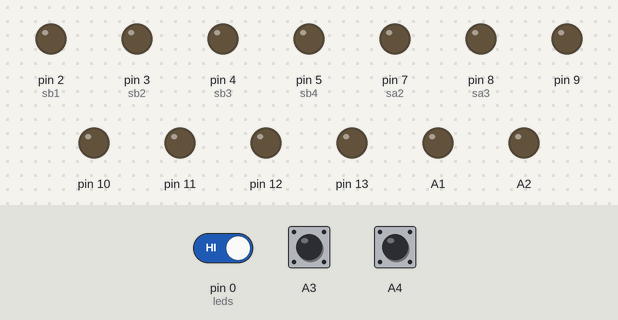
Bench run of a sketch on a simulated Arduino Uno, built with avr-gcc and run on an emulated ATmega328P. Parts: output pins drawn as LEDs (lit = HIGH). Dashed ring = blinking. The test bench sets the inputs (shaded band); at power-on: pin 0 (leds) HIGH, A3 HIGH, A4 HIGH.

Above: at 1.2 s.
1.3 s: pin 0 (leds) driven LOW
At 1.67 s:
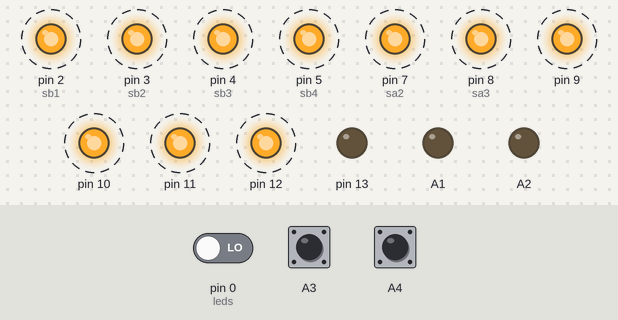
4.3 s: A3 pulled LOW for 0.15 s
7.4 s: A4 pulled LOW for 1 s
11.4 s: A3 pulled LOW for 1 s
At 12.9 s:
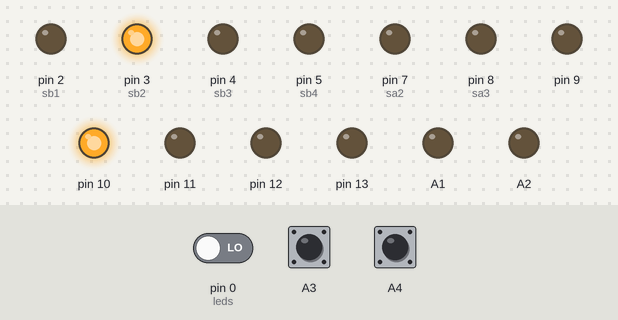
15.4 s: A4 pulled LOW for 3.2 s
At 16.9 s:
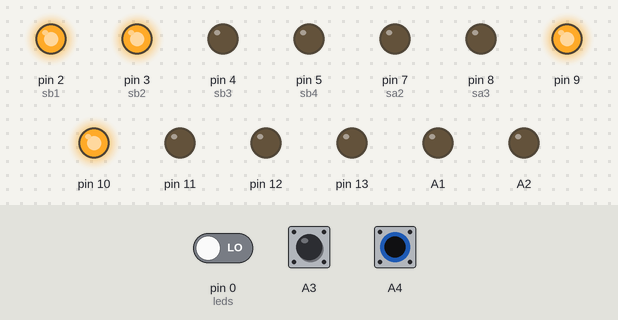
21.3 s: A4 pulled LOW for 0.15 s
At 22.68 s:
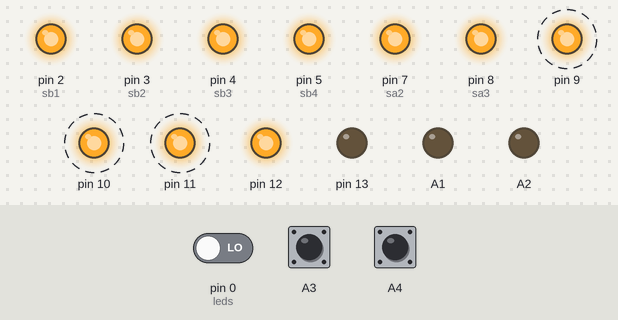
Timing chart, 0 to 25.4 s (numbered marks = the images above; inputs shaded):
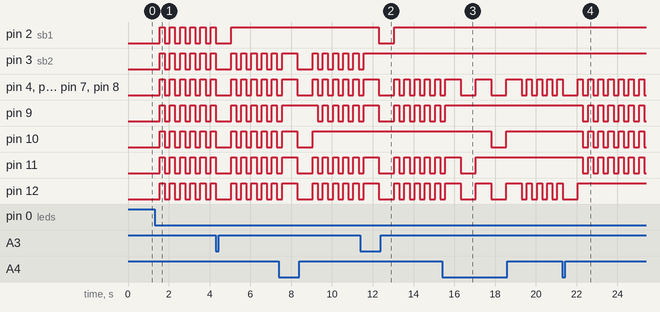

The sketch:

binary-clock.ino
```cpp
/******************************************************
An open-source binary clock for Arduino.

Customized by Justin Rains

Web: http://justinrains.com
GitHub: https://github.com/justinrains/binary-clock
Hire me? justinrains.com
Twitter: @justinrains

New: Working on an Arduino Uno CNC!!
I'll post the code and pics.
I need 2 more CD-ROMS. I would rather not pay for them.

It doesn't seem like a lot. Just 2 CD/DVD-ROMS.
Help a maker? I'd give you props at the 2017 Dayton MMF!
I'm accepted!ßß

******************************************************/

int second=0, minute=0, hour=0; //start the time on 00:00:00
int munit = 0;
int hunit = 0;
int valm=0;
int valh=0;
int ledstats = 0;
int i= 0;
boolean light = 1;

void setup() { //set outputs and inputs
//  Serial.begin(9600); // for debugging

  pinMode(2, OUTPUT); //sb1
  pinMode(3, OUTPUT); //sb2
  pinMode(4, OUTPUT); //sb3
  pinMode(5, OUTPUT); //sb4
  pinMode(7, OUTPUT); //sa2
  pinMode(8, OUTPUT); //sa3

  pinMode(9, OUTPUT);
  pinMode(10, OUTPUT);
  pinMode(11, OUTPUT);
  pinMode(12, OUTPUT);

  pinMode(13, OUTPUT);
  pinMode(A1, OUTPUT);
  pinMode(A2, OUTPUT);

  pinMode(A3, INPUT);
  pinMode(A4, INPUT);

  digitalWrite(A3, HIGH); // seconds
  digitalWrite(A4, HIGH); // hours

  pinMode(0, INPUT);
}

void loop() {
  static unsigned long lastTick = 0; // set up a local variable to hold the last time we moved forward one second
  // (static variables are initialized once and keep their values between function calls)
  // move forward one second every 1000 milliseconds

  if (millis() - lastTick >= 1000) { // set to 1000 for production
    lastTick = millis();
    second++;
  }

// move forward one minute every 60 seconds
if (second >= 60) {
  minute++;
  second = 0; // reset seconds to zero
}

// move forward one hour every 60 minutes
if (minute >=60) {
  hour++;
  minute = 0; // reset minutes to zero
}

if (hour >=24) {
  hour=0;
  minute = 0; // reset minutes to zero
}

  munit = minute%10; //sets the variable munit and hunit for the unit digits
  hunit = hour%10;

  ledstats = digitalRead(0);  // read input value, for setting leds off, but keeping count
  if (ledstats == LOW) {
    light=!light;
    delay(250);
  }

    if (light == LOW) {
      for (i=2;i<=12;i++) {
        digitalWrite(i, HIGH);
      }
    } else  {
  //minutes units
    if (munit == 0) {digitalWrite(1, LOW);}
    if (munit == 1 || munit == 3 || munit == 5 || munit == 7 || munit == 9) {  digitalWrite(2, HIGH);} else {digitalWrite(2, LOW);}
    if (munit == 2 || munit == 3 || munit == 6 || munit == 7) {digitalWrite(3, HIGH);} else {digitalWrite(3, LOW);}
    if (munit == 4 || munit == 5 || munit == 6 || munit == 7) {digitalWrite(4, HIGH);} else {digitalWrite(4, LOW);}
    if (munit == 8 || munit == 9) {digitalWrite(5, HIGH);} else {digitalWrite(5,LOW);}

  //minutes
  if((minute >= 10 && minute < 20) || (minute >= 30 && minute < 40) || (minute >= 50 && minute < 60))  {digitalWrite(6, HIGH);} else {digitalWrite(6,LOW);}
  if(minute >= 20 && minute < 40)  {digitalWrite(7, HIGH);} else {digitalWrite(7,LOW);}
  if(minute >= 40 && minute < 60) {digitalWrite(8, HIGH);} else {digitalWrite(8,LOW);}

  //hour units
  if(hunit == 1 || hunit == 3 || hunit == 5 || hunit == 7 || hunit == 9) {digitalWrite(9, HIGH);} else {digitalWrite(9,LOW);}
  if(hunit == 2 || hunit == 3 || hunit == 6 || hunit == 7) {digitalWrite(10, HIGH);} else {digitalWrite(10,LOW);}
  if(hunit == 4 || hunit == 5 || hunit == 6 || hunit == 7) {digitalWrite(11, HIGH);} else {digitalWrite(11,LOW);}
  if(hunit == 8 || hunit == 9) {digitalWrite(12, HIGH);} else {digitalWrite(12,LOW);}
//Serial.print(hunit);
    //hour
    if(hour >= 10 && hour < 20)  {digitalWrite(A1, HIGH);} else {digitalWrite(A1,LOW);}
    if(hour >= 20 && hour < 24)  {digitalWrite(A2, HIGH);} else {digitalWrite(A2,LOW);}
  }

  valm = digitalRead(A3);    // add one minute when pressed
  if (valm == LOW) {
    minute = minute + 1;
//Serial.println(minute);
    second=0;
    digitalWrite(0, HIGH);
    delay(500);
  }

  valh = digitalRead(A4);    // add one hour when pressed
  if (valh == LOW) {
    hour = hour + 1;
//Serial.println(hour);
    second = 0;
    digitalWrite(0, HIGH);
    delay(500);
  }
}
```

Measured:
- after the input at 1.3 s, pin 2 (sb1), pin 3 (sb2), pin 4 (sb3), pin 5 (sb4), pin 7 (sa2), pin 8 (sa3), pin 9–12: alternates HIGH for 0.25 s and LOW for 0.25 s, starting after 0.25 s
- after the input at 11.4 s, pin 2 (sb1): HIGH → LOW after 0.90 s, → HIGH 0.75 s later; pin 3 (sb2): goes on until 11.6 s, then stays HIGH
- after the input at 15.4 s, pin 9: goes on until 15.6 s, then stays HIGH; pin 10: HIGH → LOW after 2.4 s, → HIGH 0.75 s later
- after the input at 21.3 s, pin 9–11: alternates HIGH for 0.25 s and LOW for 0.25 s, starting after 1.0 s
